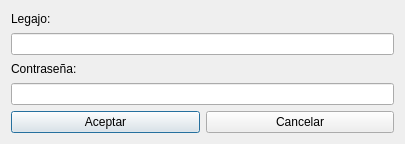
<?xml version="1.0" encoding="UTF-8"?>
<ui version="4.0">
 <class>qdialog_ingresousuario</class>
 <widget class="QDialog" name="qdialog_ingresousuario">
  <property name="geometry">
   <rect>
    <x>0</x>
    <y>0</y>
    <width>405</width>
    <height>144</height>
   </rect>
  </property>
  <property name="windowTitle">
   <string>Dialog</string>
  </property>
  <layout class="QGridLayout" name="gridLayout">
   <item row="0" column="0">
    <layout class="QVBoxLayout" name="verticalLayout">
     <item>
      <widget class="QLabel" name="label_usuario">
       <property name="text">
        <string>Legajo:</string>
       </property>
      </widget>
     </item>
     <item>
      <widget class="QLineEdit" name="lineEdit_legajo"/>
     </item>
    </layout>
   </item>
   <item row="1" column="0">
    <layout class="QVBoxLayout" name="verticalLayout_2">
     <item>
      <widget class="QLabel" name="label_contrasena">
       <property name="text">
        <string>Contraseña:</string>
       </property>
      </widget>
     </item>
     <item>
      <widget class="QLineEdit" name="lineEdit_pass">
       <property name="echoMode">
        <enum>QLineEdit::Password</enum>
       </property>
      </widget>
     </item>
    </layout>
   </item>
   <item row="3" column="0">
    <layout class="QHBoxLayout" name="horizontalLayout">
     <item>
      <widget class="QPushButton" name="pushButton_aceptar">
       <property name="text">
        <string>Aceptar</string>
       </property>
      </widget>
     </item>
     <item>
      <widget class="QPushButton" name="pushButton_cancelar">
       <property name="text">
        <string>Cancelar</string>
       </property>
      </widget>
     </item>
    </layout>
   </item>
  </layout>
 </widget>
 <resources/>
 <connections/>
</ui>
